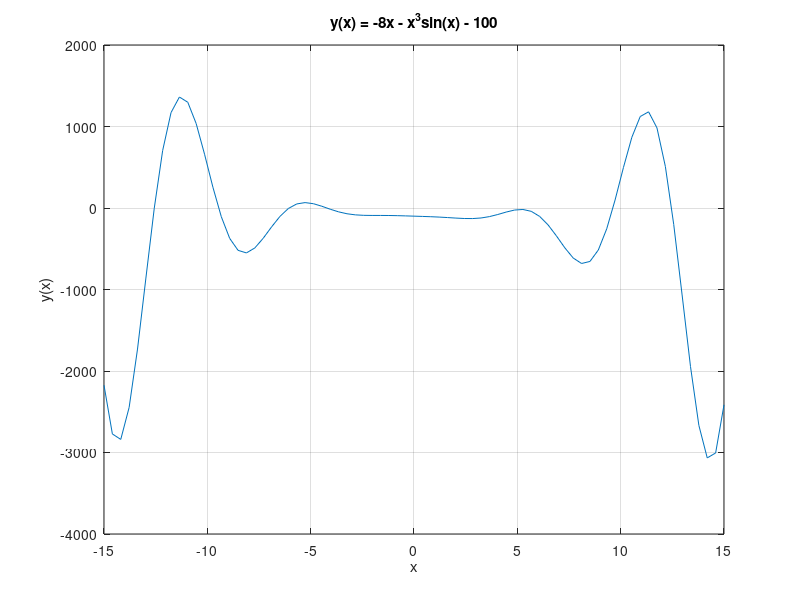
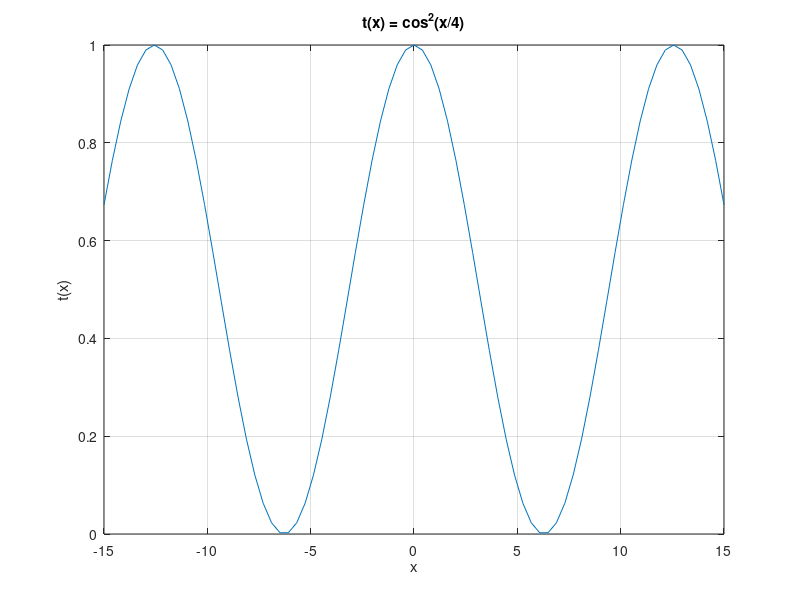
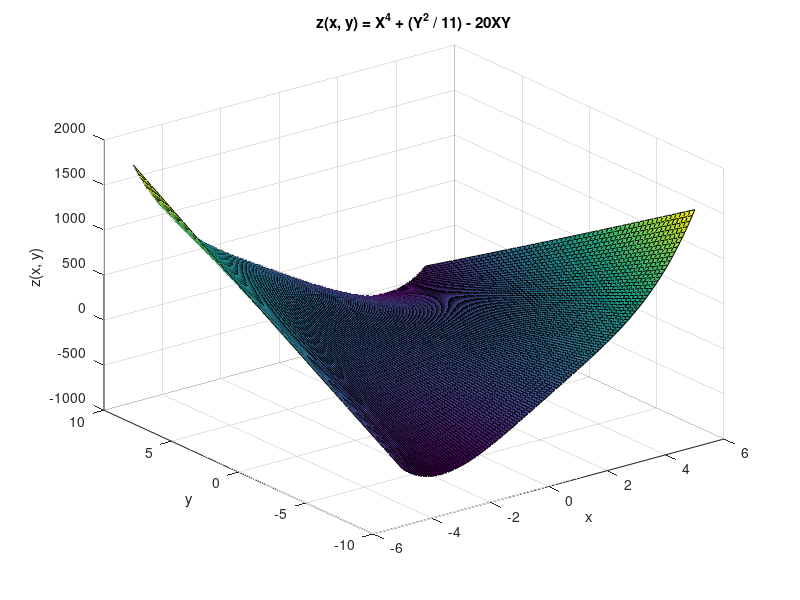
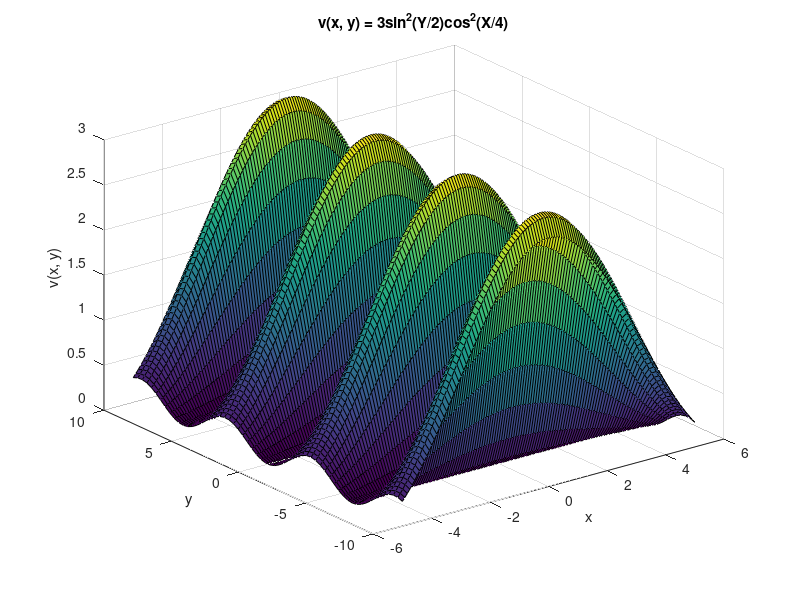

Recreate these plots in MATLAB, in order.
%% Laboratory Assignment #1: Basic Programming with MATLAB, Errors, and Root Finding Methods
%Name: Keanu Anderson-Pola
%UTSA ID: Tro893
%Date: 09/29/2024

%% Problem 1. Arithmetic Operations
%Clear previous workspace, screen, and close all figures:
clear
clc
close all

% Compute x and y
x = 2^5 / (4^2 + 1);
y = (1 / 7^2 - 1)^(-1);

% Compute N
N = sqrt((x / 6) + (x^4 / 2) + (x^(2/3) / 3) - (6 / (x * y)));

% Compute P
P = x + 2 * y + sin(pi / 4) + N;

% Display results
fprintf('x = %.4f\n', x);
fprintf('y = %.4f\n', y);
fprintf('N = %.4f\n', N);
fprintf('P = %.4f\n', P);

%% Problem 2.1. Plotting
%Clear previous workspace, screen, and close all figures:
clear
clc
close all

% Define x values
x = linspace(-15, 15, 75);

% Define y(x) and t(x)
y = -8 * x - x.^3 .* sin(x) - 100;
t = cos(x / 4).^2;

% Plot y(x)
figure; % Separate plots into their own windows
plot(x, y);
xlabel('x');
ylabel('y(x)');
title('y(x) = -8x - x^3sin(x) - 100');
grid on;

% Plot t(x)
figure;
plot(x, t);
xlabel('x');
ylabel('t(x)');
title('t(x) = cos^2(x/4)');
grid on;

%% Problem 2.2. Plotting
%Clear previous workspace, screen, and close all figures:
clear
clc
close all

% Define x and y values
x = linspace(-5, 5, 120);
y = linspace(-10, 10, 60);
[X, Y] = meshgrid(x, y); % 3D plot

% Define z(x, y) and v(x, y)
z = X.^4 + (Y.^2 / 11) - 20 * X .* Y;
v = 3 * sin(Y / 2).^2 .* cos(X / 4).^2;

% Plot z(x, y)
figure;
surf(X, Y, z);
xlabel('x');
ylabel('y');
zlabel('z(x, y)');
title('z(x, y) = X^4 + (Y^2 / 11) - 20XY');
grid on;

% Plot v(x, y)
figure;
surf(X, Y, v);
xlabel('x');
ylabel('y');
zlabel('v(x, y)');
title('v(x, y) = 3sin^2(Y/2)cos^2(X/4)');
grid on;


%% Problem 3. Matrix and Vector Operations
%Clear previous workspace, screen, and close all figures:
clear
clc
close all

%Problem 3.1 Matrix Product:
disp('Problem 3.1')
% Create a 10x10 matrix A with random values between 0 and 1
A = rand(10);

% Create a 10x10 matrix B with all elements equal to 10
B = 10 * ones(10);

% Calculate R
R = A * B;

% Display matrix R
disp(R);


%Problem 3.2 Modification of Matrix Elements:
disp('Problem 3.2')

% Replace 3rd column elements with 3
R(:, 3) = 3;

% Replace 6th row elements with ln(10)
R(6, :) = log(10);

% Replace R(3,9), R(1,5), R(8,2), and R(8,8) with 0
R(3, 9) = 0;
R(1, 5) = 0;
R(8, 2) = 0;
R(8, 8) = 0;

% Display R
disp(R);


%Problem 3.3 Computations with Matrix Elements:
disp('Problem 3.3')

% Calculate the product of the second row of A and ninth column of A
x = A(2, :) * A(:, 9);

% Calculate the ratio of A(10, 2) to B(1, 7)
y = A(10, 2) / B(1, 7);

% Calculate m as m = (x * y) / (sqrt(x) + y)
m = (x * y) / (sqrt(x) + y);

% Display x, y, and m
fprintf('x = %.4f\n', x);
fprintf('y = %.4f\n', y);
fprintf('m = %.4f\n', m);

%Problem 3.4 Matrix Properties:
disp('Problem 3.4')

% Compute D = m * R^T
D = m * R';

% Calculate the determinant of D
det_D = det(D);

% Calculate the rank of D
rank_D = rank(D);

% Calculate the eigenvalues of D
eig_D = eig(D);

% Display results
fprintf('Determinant of D = %.4f\n', det_D);
fprintf('Rank of D = %d\n', rank_D);
disp('Eigenvalues of D:');
disp(eig_D);


%% Problem 4.1 Conditionals, Logical Operators, and Loops
%Clear previous workspace, screen, and close all figures:
clear
clc
close all

% Define test cases for a, b, and c in 3x3 matrix to loop through
test_cases = [1, -3, 2; 1, -2, 1; 1, 2, 5];

for i = 1:size(test_cases, 1)
    a = test_cases(i, 1);
    b = test_cases(i, 2);
    c = test_cases(i, 3);

    % Calculate discriminant
    discriminant = b^2 - 4*a*c;

    % Use conditional statements to check roots
    if discriminant > 0
        % Real and distinct roots
        root1 = (-b + sqrt(discriminant)) / (2*a);
        root2 = (-b - sqrt(discriminant)) / (2*a);
        fprintf('Case %d: Real and distinct roots: root1 = %.4f, root2 = %.4f\n', i, root1, root2);
    elseif discriminant == 0
        % Real and repeated roots
        root = -b / (2*a);
        fprintf('Case %d: Real and repeated root: root = %.4f\n', i, root);
    elseif discriminant < 0
        % Complex roots
        realPart = -b / (2*a);
        imagPart = sqrt(abs(discriminant)) / (2*a);
        fprintf('Case %d: Complex roots: root1 = %.4f + %.4fi, root2 = %.4f - %.4fi\n', i, realPart, imagPart, realPart, imagPart);
    else
        fprintf('Invalid entry\n');
    end
end

%% Problem 4.2 Conditionals, Logical Operators, and Loops
%Clear previous workspace, screen, and close all figures:
clear
clc
close all

% Define 5 values for 'a'
a_values = [1, 5, 9, 13, 17];

% Create a vector of 200 equally spaced x values between 0 and 20
x = linspace(0, 20, 200);

% Initialize a y matrix to store the results for each 'a'
y = zeros(length(a_values), length(x));

% Hold on to plot all the curves on the same figure
figure;
hold on;

% Loop through each value of 'a'
for i = 1:length(a_values)
    a = a_values(i);
    
    % Loop through each value of x
    for j = 1:length(x)
        if x(j) <= a
            y(i, j) = sin(x(j) - a)^2; % Piece 1: sin^2(x - a)
        else
            y(i, j) = 7 * log(x(j) + a); % Piece 2: 7 ln(x + a)
        end
    end
    
    % Plot the y(x) for the current 'a'
    plot(x, y(i, :), 'DisplayName', sprintf('a = %d', a_values(i)));
end

% Add labels, title, and grid
xlabel('x');
ylabel('y(x)');
title('Piecewise Function y(x) for a');
legend show; 
grid on;
hold off;


%% Problem 4.3 Conditionals, Logical Operators, and Loops
%Clear previous workspace, screen, and close all figures:
clear
clc
close all

% Create a 10x10 matrix A where each entry is row number / column number
A = zeros(10); % Initialize the matrix A

for i = 1:10
    for j = 1:10
        A(i, j) = i / j; % Row number divided by column number
    end
end

% Use IF conditional statements and FOR loops to create matrix R
R = A; % Copy matrix A into R
for i = 1:10
    for j = 1:10
        if R(i, j) > 1.1
            R(i, j) = 0; % Replace elements greater than 1.1 with 0
        end
    end
end

% Use IF conditional statements and FOR loops to create matrix T
T = A; % Copy matrix A into T
for i = 1:10
    for j = 1:10
        if T(i, j) < 2.5
            T(i, j) = -8; % Replace elements less than 2.5 with -8
        end
    end
end

% Display A, R, and T
disp('Matrix A:');
disp(A);

disp('Matrix R:');
disp(R);

disp('Matrix T:');
disp(T);

%% Problem 5.1 Root Finding with Bisection Method
%Clear previous workspace, screen, and close all figures:
clear
clc
close all

% Define f(x)
f = @(x) 2400 * log(2.8e6 / (2.8e6 - 1.4e4 * x)) - 9.81 * x - 450;

% Verify function values at initial bounds
% f_xl = f(100);
% f_xu = f(500);
% fprintf('f(100) = %.4f\n', f_xl);
% fprintf('f(500) = %.4f\n', f_xu);

% Define the initial guesses for xl and xu
xl = 100;
xu = 500;

% Set tolerance and max iterations
tol = 1e-4;
max_iter = 50;

% Initialize arrays for storing results
xr_values = zeros(1, max_iter);
error_values = zeros(1, max_iter);

% Bisection method implementation
for i = 1:max_iter
    xr = (xl + xu) / 2;  % Midpoint
    xr_values(i) = xr;   % Store current approximation
    
    % Calculate absolute approximate percentage error
    if i > 1
        error_values(i) = abs((xr_values(i) - xr_values(i-1)) / xr_values(i)) * 100;
    else
        error_values(i) = NaN;  % No error on the first iteration
    end
    
    if f(xr) == 0 || abs((xu - xl) / xr) < tol
        break;  % Root found or tolerance reached
    elseif f(xl) * f(xr) < 0
        xu = xr;  % Root is in the left interval
    else
        xl = xr;  % Root is in the right interval
    end
end

% Trim unused iterations
xr_values = xr_values(1:i);
error_values = error_values(2:i);

% Display the final approximation of the root
fprintf('Approximate root = %.4f\n', xr);

% Plot the approximate solution vs iterations
figure;
plot(1:i, xr_values, '-o');
xlabel('Iteration');
ylabel('Approximate solution (xr)');
title('Approximate Solution vs Iterations');
grid on;

% Plot the absolute approximate percentage error vs iterations
figure;
plot(2:i, error_values, '-o');
xlabel('Iteration');
ylabel('Absolute Approximate Percentage Error (%)');
title('Error vs Iterations');
grid on;


%% Problem 5.2 Root Finding with Newton-Raphson Method
%Clear previous workspace, screen, and close all figures:
clear
clc
close all

% Define the function f(x) and its derivative f'(x)
f = @(x) 2400 * log(2.8e6 / (2.8e6 - 1.4e4 * x)) - 9.81 * x - 450;
f_prime = @(x) (2400 * 1.4e4) / (2.8e6 - 1.4e4 * x) - 9.81;

% Initial guess
x0 = 150; 
tol = 1e-4;
max_iter = 50;  

% Initialize variables to store results
x_values = zeros(1, max_iter);
error_values = zeros(1, max_iter);

% Newton-Raphson method implementation
for i = 1:max_iter
    % Compute the derivative and check if it's too small
    f_prime_value = f_prime(x0);
 
    % Newton-Raphson formula
    x_new = x0 - f(x0) / f_prime_value;
    
    x_values(i) = x_new;  % Store the current approximation
    
    % Calculate absolute approximate percentage error
    if i > 1
        error_values(i) = abs((x_values(i) - x_values(i-1)) / x_values(i)) * 100;
    else
        error_values(i) = NaN;  % No error on the first iteration
    end
    
    % Check if the tolerance is satisfied
    if abs(f(x_new)) < tol
        break;
    end
    
    % Update for the next iteration
    x0 = x_new;
end

% Trim unused iterations
x_values = x_values(1:i);
error_values = error_values(2:i);

% Display the final approximation of the root
fprintf('Approximate root = %.4f\n', x_new);

% Plot the approximate solution vs iterations
figure;
plot(1:i, x_values);
xlabel('Iteration');
ylabel('Approximate solution (x)');
title('Approximate Solution vs Iterations (Newton-Raphson)');
grid on;

% Plot the absolute approximate percentage error vs iterations
figure;
plot(2:i, error_values);
xlabel('Iteration');
ylabel('Absolute Approximate Percentage Error (%)');
title('Error vs Iterations (Newton-Raphson)');
grid on;



%% Problem 5.3 Plot of Nonlinear Function and Approximate Solution
clear
clc
close all

% Define the function f(x) with element-wise operations
f = @(x) 2400 * log(2.8e6 ./ (2.8e6 - 1.4e4 .* x)) - 9.81 .* x - 450;

% Define x values for the plot (range from 0 to 200)
x_plot = linspace(0, 200, 1000);

% Calculate f(x) for the plot
y_plot = f(x_plot);

% Plot the function
figure;
plot(x_plot, y_plot);
hold on;

% Mark the approximate root found by Newton-Raphson
root = 80.8593; % Approximate root
plot(root, f(root), 'ro', 'MarkerSize', 8, 'MarkerFaceColor', 'r'); % Red circle for the root

% Add labels and title
xlabel('x');
ylabel('f(x)');
title('Nonlinear Function and Approximate Solution');
grid on;

% Add legend
legend('f(x)', 'Approximate Root');
hold off;